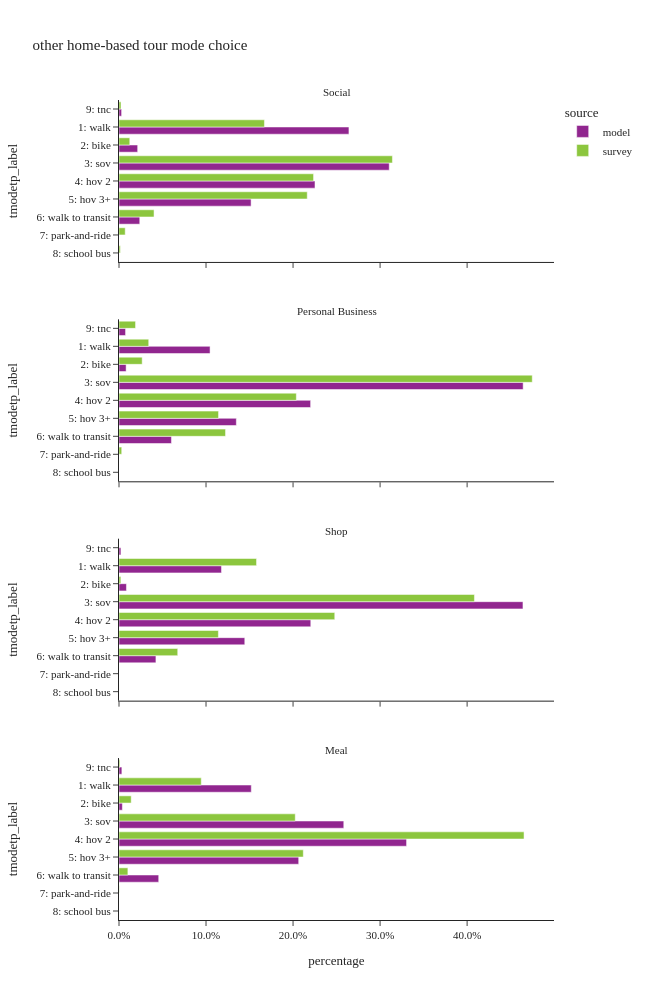

The code cell stored with this chart in its notebook:
### Code cell
df_plot = (
    hb_tour.group_by(['source', 'pdpurp_label', 'tmodetp_label'])
    .agg([
        pl.col('toexpfac').sum().alias('toexpfac'),
        pl.col('toexpfac').count().alias('sample count')
    ])
    .with_columns(
        (pl.col('toexpfac') / pl.col('toexpfac').sum().over(['source', 'pdpurp_label'])).alias('percentage')
    )
)

df_plot_pd = df_plot.sort(['source', 'tmodetp_label']).to_pandas()

fig = px.bar(df_plot_pd,
             x="percentage", y="tmodetp_label", color="source",barmode="group",
             facet_col='pdpurp_label', facet_col_wrap=1, orientation='h',
             hover_data=['sample count'],
             category_orders={"tmodetp_label":["1: walk","2: bike","3: sov","4: hov 2","5: hov 3+","6: walk to transit",
                                               "7: park-and-ride","8: school bus","9: otherâ€“survey only"]},
             title="other home-based tour mode choice")
fig.update_layout(height=1000, width=650)
fig.for_each_annotation(lambda a: a.update(text = a.text.split("=")[-1]))
fig.for_each_xaxis(lambda a: a.update(tickformat = ".1%"))
fig.show()

### Figure 1 — Plotly figure (JSON) as saved in the notebook; plotly's stock layout.template omitted (floating-point values rounded to 4 significant figures)
{"data": [{"alignmentgroup": "True", "customdata": [[57], [378381], [30707], [444690], [322542], [217384], [34164], [4278]], "hovertemplate": "source=model<br>pdpurp_label=Social<br>percentage=%{x}<br>tmodetp_label=%{y}<br>sample count=%{customdata[0]}<extra></extra>", "legendgroup": "model", "marker": {"color": "#91268F", "pattern": {"shape": ""}}, "name": "model", "offsetgroup": "model", "orientation": "h", "showlegend": true, "textposition": "auto", "type": "bar", "x": [3.98e-05, 0.2642, 0.02144, 0.3105, 0.2252, 0.1518, 0.02385, 0.002987], "xaxis": "x4", "y": [null, "1: walk", "2: bike", "3: sov", "4: hov 2", "5: hov 3+", "6: walk to transit", "9: tnc"], "yaxis": "y4"}, {"alignmentgroup": "True", "customdata": [[6], [41063], [3205], [182260], [86415], [52914], [23653], [2954]], "hovertemplate": "source=model<br>pdpurp_label=Personal Business<br>percentage=%{x}<br>tmodetp_label=%{y}<br>sample count=%{customdata[0]}<extra></extra>", "legendgroup": "model", "marker": {"color": "#91268F", "pattern": {"shape": ""}}, "name": "model", "offsetgroup": "model", "orientation": "h", "showlegend": false, "textposition": "auto", "type": "bar", "x": [1.529e-05, 0.1046, 0.008166, 0.4644, 0.2202, 0.1348, 0.06027, 0.007527], "xaxis": "x3", "y": [null, "1: walk", "2: bike", "3: sov", "4: hov 2", "5: hov 3+", "6: walk to transit", "9: tnc"], "yaxis": "y3"}, {"alignmentgroup": "True", "customdata": [[12], [84625], [6144], [333571], [158358], [103859], [30485], [1582]], "hovertemplate": "source=model<br>pdpurp_label=Shop<br>percentage=%{x}<br>tmodetp_label=%{y}<br>sample count=%{customdata[0]}<extra></extra>", "legendgroup": "model", "marker": {"color": "#91268F", "pattern": {"shape": ""}}, "name": "model", "offsetgroup": "model", "orientation": "h", "showlegend": false, "textposition": "auto", "type": "bar", "x": [1.67e-05, 0.1178, 0.00855, 0.4642, 0.2204, 0.1445, 0.04242, 0.002201], "xaxis": "x2", "y": [null, "1: walk", "2: bike", "3: sov", "4: hov 2", "5: hov 3+", "6: walk to transit", "9: tnc"], "yaxis": "y2"}, {"alignmentgroup": "True", "customdata": [[9], [49544], [1259], [84183], [107693], [67295], [14871], [1076]], "hovertemplate": "source=model<br>pdpurp_label=Meal<br>percentage=%{x}<br>tmodetp_label=%{y}<br>sample count=%{customdata[0]}<extra></extra>", "legendgroup": "model", "marker": {"color": "#91268F", "pattern": {"shape": ""}}, "name": "model", "offsetgroup": "model", "orientation": "h", "showlegend": false, "textposition": "auto", "type": "bar", "x": [2.761e-05, 0.152, 0.003863, 0.2583, 0.3304, 0.2065, 0.04563, 0.003301], "xaxis": "x", "y": [null, "1: walk", "2: bike", "3: sov", "4: hov 2", "5: hov 3+", "6: walk to transit", "9: tnc"], "yaxis": "y"}, {"alignmentgroup": "True", "customdata": [[9], [599], [76], [588], [391], [317], [70], [10], [3], [11]], "hovertemplate": "source=survey<br>pdpurp_label=Social<br>percentage=%{x}<br>tmodetp_label=%{y}<br>sample count=%{customdata[0]}<extra></extra>", "legendgroup": "survey", "marker": {"color": "#8CC63E", "pattern": {"shape": ""}}, "name": "survey", "offsetgroup": "survey", "orientation": "h", "showlegend": true, "textposition": "auto", "type": "bar", "x": [0.01524, 0.1671, 0.01237, 0.3142, 0.2236, 0.2163, 0.04027, 0.007135, 0.001539, 0.002311], "xaxis": "x4", "y": [null, "1: walk", "2: bike", "3: sov", "4: hov 2", "5: hov 3+", "6: walk to transit", "7: park-and-ride", "8: school bus", "9: tnc"], "yaxis": "y4"}, {"alignmentgroup": "True", "customdata": [[4], [52], [4], [268], [138], [61], [56], [4], [10]], "hovertemplate": "source=survey<br>pdpurp_label=Personal Business<br>percentage=%{x}<br>tmodetp_label=%{y}<br>sample count=%{customdata[0]}<extra></extra>", "legendgroup": "survey", "marker": {"color": "#8CC63E", "pattern": {"shape": ""}}, "name": "survey", "offsetgroup": "survey", "orientation": "h", "showlegend": false, "textposition": "auto", "type": "bar", "x": [0.00167, 0.03415, 0.02664, 0.4748, 0.2038, 0.1144, 0.1224, 0.003118, 0.01902], "xaxis": "x3", "y": [null, "1: walk", "2: bike", "3: sov", "4: hov 2", "5: hov 3+", "6: walk to transit", "7: park-and-ride", "9: tnc"], "yaxis": "y3"}, {"alignmentgroup": "True", "customdata": [[5], [193], [13], [400], [208], [113], [56], [2]], "hovertemplate": "source=survey<br>pdpurp_label=Shop<br>percentage=%{x}<br>tmodetp_label=%{y}<br>sample count=%{customdata[0]}<extra></extra>", "legendgroup": "survey", "marker": {"color": "#8CC63E", "pattern": {"shape": ""}}, "name": "survey", "offsetgroup": "survey", "orientation": "h", "showlegend": false, "textposition": "auto", "type": "bar", "x": [0.001802, 0.158, 0.002103, 0.4084, 0.2479, 0.1142, 0.06748, 4.211e-05], "xaxis": "x2", "y": [null, "1: walk", "2: bike", "3: sov", "4: hov 2", "5: hov 3+", "6: walk to transit", "8: school bus"], "yaxis": "y2"}, {"alignmentgroup": "True", "customdata": [[1], [120], [15], [140], [135], [64], [24], [2], [3]], "hovertemplate": "source=survey<br>pdpurp_label=Meal<br>percentage=%{x}<br>tmodetp_label=%{y}<br>sample count=%{customdata[0]}<extra></extra>", "legendgroup": "survey", "marker": {"color": "#8CC63E", "pattern": {"shape": ""}}, "name": "survey", "offsetgroup": "survey", "orientation": "h", "showlegend": false, "textposition": "auto", "type": "bar", "x": [0.0002432, 0.09452, 0.01401, 0.2025, 0.4654, 0.2118, 0.0102, 0.0002867, 0.001023], "xaxis": "x", "y": [null, "1: walk", "2: bike", "3: sov", "4: hov 2", "5: hov 3+", "6: walk to transit", "7: park-and-ride", "9: tnc"], "yaxis": "y"}], "layout": {"annotations": [{"font": {}, "showarrow": false, "text": "Meal", "x": 0.5, "xanchor": "center", "xref": "paper", "y": 0.1975, "yanchor": "bottom", "yref": "paper"}, {"font": {}, "showarrow": false, "text": "Shop", "x": 0.5, "xanchor": "center", "xref": "paper", "y": 0.465, "yanchor": "bottom", "yref": "paper"}, {"font": {}, "showarrow": false, "text": "Personal Business", "x": 0.5, "xanchor": "center", "xref": "paper", "y": 0.7325, "yanchor": "bottom", "yref": "paper"}, {"font": {}, "showarrow": false, "text": "Social", "x": 0.5, "xanchor": "center", "xref": "paper", "y": 1.0, "yanchor": "bottom", "yref": "paper"}], "barmode": "group", "height": 1000, "legend": {"title": {"text": "source"}, "tracegroupgap": 0}, "title": {"text": "other home-based tour mode choice"}, "width": 650, "xaxis": {"anchor": "y", "domain": [0.0, 1.0], "tickformat": ".1%", "title": {"text": "percentage"}}, "xaxis2": {"anchor": "y2", "domain": [0.0, 1.0], "matches": "x", "showticklabels": false, "tickformat": ".1%"}, "xaxis3": {"anchor": "y3", "domain": [0.0, 1.0], "matches": "x", "showticklabels": false, "tickformat": ".1%"}, "xaxis4": {"anchor": "y4", "domain": [0.0, 1.0], "matches": "x", "showticklabels": false, "tickformat": ".1%"}, "yaxis": {"anchor": "x", "categoryarray": ["9: otherâ€“survey only", "8: school bus", "7: park-and-ride", "6: walk to transit", "5: hov 3+", "4: hov 2", "3: sov", "2: bike", "1: walk"], "categoryorder": "array", "domain": [0.0, 0.1975], "title": {"text": "tmodetp_label"}}, "yaxis2": {"anchor": "x2", "categoryarray": ["9: otherâ€“survey only", "8: school bus", "7: park-and-ride", "6: walk to transit", "5: hov 3+", "4: hov 2", "3: sov", "2: bike", "1: walk"], "categoryorder": "array", "domain": [0.2675, 0.465], "matches": "y", "title": {"text": "tmodetp_label"}}, "yaxis3": {"anchor": "x3", "categoryarray": ["9: otherâ€“survey only", "8: school bus", "7: park-and-ride", "6: walk to transit", "5: hov 3+", "4: hov 2", "3: sov", "2: bike", "1: walk"], "categoryorder": "array", "domain": [0.535, 0.7325], "matches": "y", "title": {"text": "tmodetp_label"}}, "yaxis4": {"anchor": "x4", "categoryarray": ["9: otherâ€“survey only", "8: school bus", "7: park-and-ride", "6: walk to transit", "5: hov 3+", "4: hov 2", "3: sov", "2: bike", "1: walk"], "categoryorder": "array", "domain": [0.8025, 1.0], "matches": "y", "title": {"text": "tmodetp_label"}}}}
